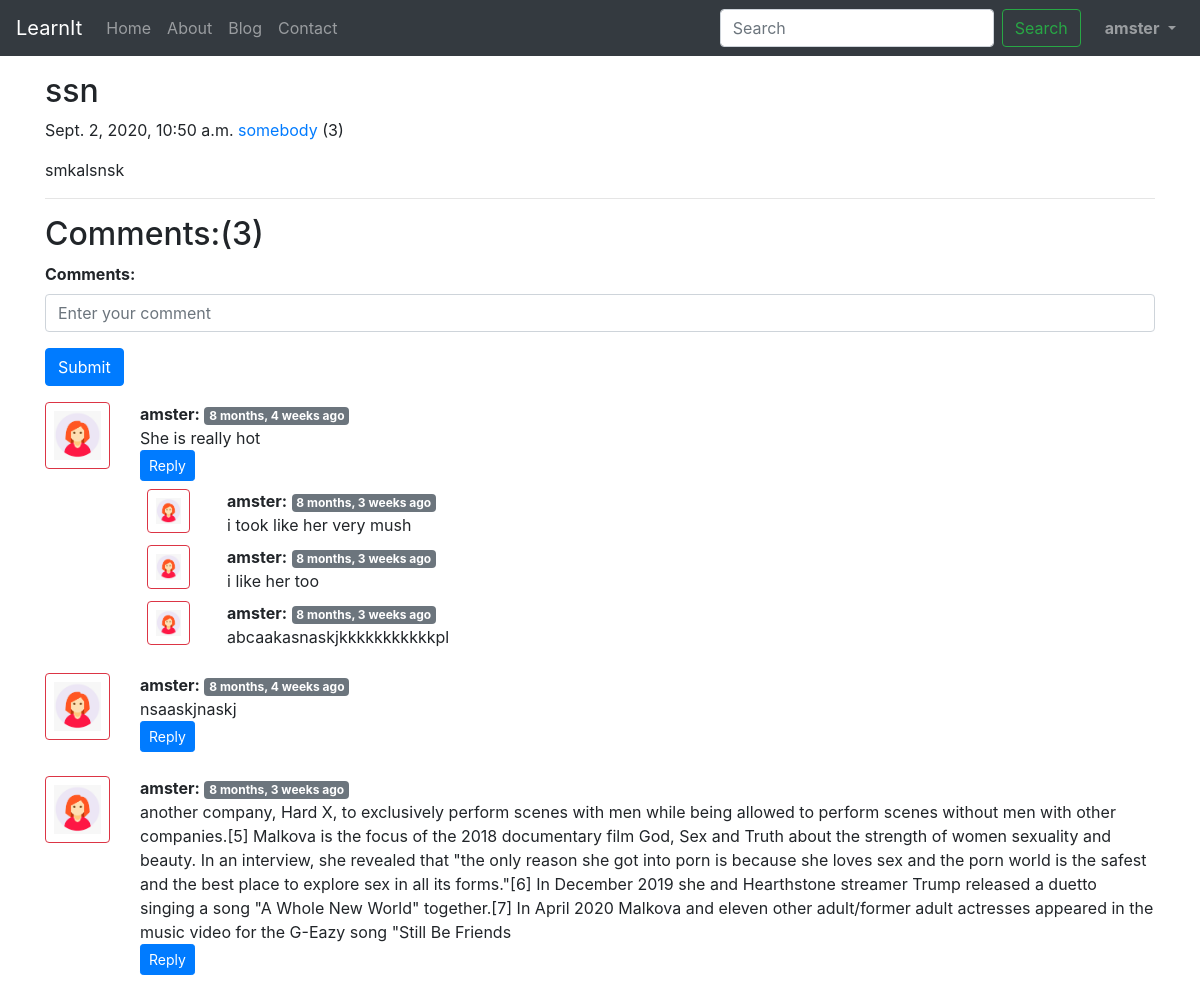
Screenshot of /blog/horny-mia (signed in) with the database file from the repository.
### blog/models.py (models this page shows, shortened)
class Post(models.Model):
    sno = models.AutoField(primary_key=True)
    title = models.CharField(max_length=100)
    content = models.TextField()
    author = models.CharField(max_length=12)
    slug = models.CharField(max_length=120)
    views = models.IntegerField(default=0)
    timeStamp = models.DateTimeField(blank=True)

class BlogComment(models.Model):
    sno = models.AutoField(primary_key=True)
    comment = models.TextField()
    user = models.ForeignKey(User, on_delete=models.CASCADE)
    post = models.ForeignKey(Post, on_delete=models.CASCADE)
    parent = models.ForeignKey('self', on_delete=models.CASCADE, null=True)
    timeStamp = models.DateTimeField(default=now)

### blog/views.py (the view)
# urls.py: path('<str:slug>', views.blogPost, name='blogPost'),
def blogPost(request, slug):
    post = Post.objects.filter(slug=slug).first()
    post.views = post.views + 1
    post.save()
    comments = BlogComment.objects.filter(post=post, parent=None)
    replies = BlogComment.objects.filter(post=post).exclude(parent=None)
    replyDict = {}
    for reply in replies:
        if reply.parent.sno not in replyDict.keys():
            replyDict[reply.parent.sno] = [reply]
        else:
            replyDict[reply.parent.sno].append(reply)
    context = {'post': post, 'comments': comments,
               'user': request.user, 'replyDict': replyDict}
    return render(request, 'blog/blogPost.html', context)

### blog/templatetags/extras.py (called while the page is built)
@register.filter(name='get_val')
def get_val(dict, key):
    return dict.get(key)

### templates/blog/blogPost.html (shortened to what this page needs)
{% extends 'base.html' %}
{% block body %}
{% load humanize %}
{% load extras %}
<div class="container my-3">
        <h2 class="blog-post-title">{{post.title}}</h2>
        <p class="blog-post-meta">{{post.timeStamp}} <a href="/about">{{post.author}}</a> (<span>{{post.views}}</span>)</p>
        <p>{{post.content|safe}}</p>
        <hr>
      </div>
      <div class="container">
      <h2>Comments:({{comments.count}})</h2>
      <div class="my-2">
      {% if user.is_authenticated %}
         <form action="/blog/postComment" method="post">{% csrf_token %}
  <div class="form-group">
    <label for="exampleInputEmail1"><strong>Comments:</strong></label>
    <input type="text" name="comment" class="form-control" placeholder="Enter your comment">
  </div>
  <button type="submit" class="btn btn-primary">Submit</button>
</form>
      {% else %}
     <p>Please login to post a comment</p>
      {% endif %}
</div>
{% for comment in comments  %}
  <div class="row my-3">
      <div class="col-md-1">
      <img src="/static/img/user.png" class="rounded mx-auto d-block w-100 p-2 border border-danger" alt="user">
      </div>
      <div class="col-md-11"><b>{{comment.user.username }}:</b> <span class="badge badge-secondary">{{comment.timeStamp|naturaltime}}</span>
      <div>{{comment.comment}}</div>
      <div class="reply mx-0">
      {% if user.is_authenticated %}
      <button class="btn btn-sm btn-primary" type="button" data-toggle="collapse" data-target="#replyBox{{comment.sno}}" aria-expanded="false" aria-controls="replyBox{{comment.sno}}">
    Reply
  </button>
{% else %}
  <button class="btn btn-sm btn-primary" type="button" data-toggle="collapse" data-target="#replyBox{{comment.sno}}" aria-expanded="false" aria-controls="replyBox{{comment.sno}}" disabled>
    Login To Reply
  </button>
{% endif %}
<div class="replies my-2">
{% for reply in replyDict|get_val:comment.sno %}
<div class="row my-2">
<div class="col-md-1">
      <img src="/static/img/user.png" class="rounded mx-auto d-block w-75 p-2 border border-danger" alt="user">
      </div>
      <div class="col-md-11">
      <b>{{reply.user.username }}:</b> <span class="badge badge-secondary">{{reply.timeStamp|naturaltime}}</span>
      <div>{{reply.comment}} <br></div>
      </div>
</div>
{% endfor %}
</div>
      </div>
      </div>
       </div>
{% endfor %}
</div>
{% endblock body %}

### templates/base.html (shortened to what this page needs)
<!doctype html>
<html lang="en">
  <head>
    <link rel="stylesheet" href="https://stackpath.bootstrapcdn.com/bootstrap/4.5.2/css/bootstrap.min.css">
  </head>
  <body>
    <nav class="navbar navbar-expand-lg navbar-dark bg-dark">
  <a class="navbar-brand" href="/">LearnIt</a>
  <div class="collapse navbar-collapse" id="navbarSupportedContent">
    <ul class="navbar-nav mr-auto">
      <li class="nav-item {% block homeactive %}
      {% endblock homeactive %}">
        <a class="nav-link" href="/">Home <span class="sr-only">(current)</span></a>
      </li>
      <li class="nav-item {% block aboutactive %}
      {% endblock aboutactive %}">
        <a class="nav-link" href="/about">About</a>
      </li>
    <li class="nav-item {% block blogactive %}
    {% endblock blogactive %}">
        <a class="nav-link" href="/blog">Blog</a>
      </li>
      <li class="nav-item {% block contactactive %}
      {% endblock contactactive %}">
        <a class="nav-link" href="/contact">Contact</a>
      </li>
    </ul>
    <div class="ml-auto form-inline">
    <form method="get" action="/search" class="form-inline my-2 my-lg-0 mx-3">
      <input class="form-control mr-sm-2" type="search" placeholder="Search" aria-label="Search" name="query" id="query">
      <button class="btn btn-outline-success my-2 my-sm-0" type="submit">Search</button>
    </form>
    {% if user.is_authenticated %}
    <ul class="navbar-nav mr-6">
    <li class="nav-item dropdown">
        <a class="nav-link dropdown-toggle" href="#" id="navbarDropdown" role="button" data-toggle="dropdown" aria-haspopup="true" aria-expanded="false">
          <strong>{{request.user}}</strong>
        </a>
      </li>
    </ul>
{% endif %}
  </div>
</nav>
{% block body %}
{% endblock body %}
  </body>
</html>

### rows the page displays
Post: title "ssn", timeStamp "Sept. 2, 2020, 10:50 a.m.", author "somebody", views "3", content "smkalsnsk"
BlogComment: user.username "amster", timeStamp "8 months, 4 weeks ago", comment "She is really hot"
BlogComment: user.username "amster", timeStamp "8 months, 3 weeks ago", comment "i took like her very mush"
BlogComment: user.username "amster", timeStamp "8 months, 3 weeks ago", comment "i like her too"
BlogComment: user.username "amster", timeStamp "8 months, 3 weeks ago", comment "abcaakasnaskjkkkkkkkkkkkpl"
BlogComment: user.username "amster", timeStamp "8 months, 4 weeks ago", comment "nsaaskjnaskj"
BlogComment: user.username "amster", timeStamp "8 months, 3 weeks ago", comment "another company, Hard X, to exclusively perform scenes with men while being allowed to perform scenes without men with other companies.[5] Malkova is the focus of the 2018 documentary film God, Sex and Truth about the strength of women sexuality and beauty. In an interview, she revealed that \"the only reason she got into porn is because she loves sex and the porn world is the safest and the best place to explore sex in all its forms.\"[6] In December 2019 she and Hearthstone streamer Trump released a duetto singing a song \"A Whole New World\" together.[7] In April 2020 Malkova and eleven other adult/former adult actresses appeared in the music video for the G-Eazy song \"Still Be Friends"

### other values shown
{{ request.user }} "amster"
{{ comments.count }} "3"
